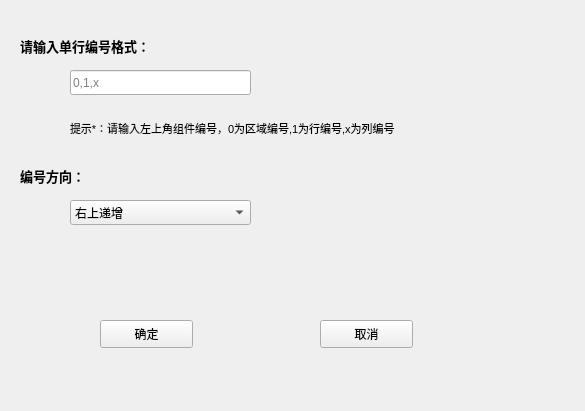
<?xml version="1.0" encoding="UTF-8"?>
<ui version="4.0">
 <class>Update_number_Dialog</class>
 <widget class="QWidget" name="Update_number_Dialog">
  <property name="geometry">
   <rect>
    <x>0</x>
    <y>0</y>
    <width>585</width>
    <height>411</height>
   </rect>
  </property>
  <property name="windowTitle">
   <string>Dialog</string>
  </property>
  <widget class="QLabel" name="label">
   <property name="geometry">
    <rect>
     <x>20</x>
     <y>30</y>
     <width>341</width>
     <height>31</height>
    </rect>
   </property>
   <property name="font">
    <font>
     <family>Adobe Arabic</family>
     <pointsize>10</pointsize>
     <weight>75</weight>
     <bold>true</bold>
    </font>
   </property>
   <property name="text">
    <string>请输入单行编号格式：</string>
   </property>
  </widget>
  <widget class="QLineEdit" name="Number_value">
   <property name="geometry">
    <rect>
     <x>70</x>
     <y>70</y>
     <width>181</width>
     <height>25</height>
    </rect>
   </property>
   <property name="placeholderText">
    <string>0,1,x </string>
   </property>
  </widget>
  <widget class="QPushButton" name="Ok_button">
   <property name="geometry">
    <rect>
     <x>100</x>
     <y>320</y>
     <width>93</width>
     <height>28</height>
    </rect>
   </property>
   <property name="text">
    <string>确定</string>
   </property>
  </widget>
  <widget class="QPushButton" name="Cancel_button">
   <property name="geometry">
    <rect>
     <x>320</x>
     <y>320</y>
     <width>93</width>
     <height>28</height>
    </rect>
   </property>
   <property name="text">
    <string>取消</string>
   </property>
  </widget>
  <widget class="QLabel" name="label_2">
   <property name="geometry">
    <rect>
     <x>70</x>
     <y>120</y>
     <width>511</width>
     <height>16</height>
    </rect>
   </property>
   <property name="font">
    <font>
     <pointsize>8</pointsize>
    </font>
   </property>
   <property name="text">
    <string>提示*：请输入左上角组件编号，0为区域编号,1为行编号,x为列编号</string>
   </property>
  </widget>
  <widget class="QLabel" name="label_3">
   <property name="geometry">
    <rect>
     <x>20</x>
     <y>160</y>
     <width>161</width>
     <height>31</height>
    </rect>
   </property>
   <property name="font">
    <font>
     <family>Adobe Arabic</family>
     <pointsize>10</pointsize>
     <weight>75</weight>
     <bold>true</bold>
    </font>
   </property>
   <property name="text">
    <string>编号方向：</string>
   </property>
  </widget>
  <widget class="QComboBox" name="number_direction">
   <property name="geometry">
    <rect>
     <x>70</x>
     <y>200</y>
     <width>181</width>
     <height>25</height>
    </rect>
   </property>
   <property name="currentText">
    <string>右上递增</string>
   </property>
   <item>
    <property name="text">
     <string>右上递增</string>
    </property>
   </item>
   <item>
    <property name="text">
     <string>右上递减</string>
    </property>
   </item>
   <item>
    <property name="text">
     <string>右下递增</string>
    </property>
   </item>
   <item>
    <property name="text">
     <string>右下递减</string>
    </property>
   </item>
  </widget>
 </widget>
 <resources/>
 <connections/>
</ui>
